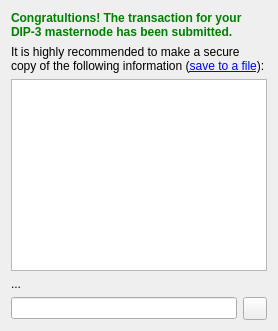
     <widget class="QWidget" name="page4">
      <property name="sizePolicy">
       <sizepolicy hsizetype="Preferred" vsizetype="Minimum">
        <horstretch>0</horstretch>
        <verstretch>0</verstretch>
       </sizepolicy>
      </property>
      <layout class="QVBoxLayout" name="verticalLayout_6">
       <item>
        <widget class="QLabel" name="lblProtxSummary1">
         <property name="text">
          <string>&lt;b&gt;&lt;span style=&quot;color:green&quot;&gt;Congratultions! The transaction for your DIP-3 masternode has been submitted.&lt;/b&gt;&lt;/span&gt;</string>
         </property>
         <property name="wordWrap">
          <bool>true</bool>
         </property>
        </widget>
       </item>
       <item>
        <widget class="QLabel" name="lblProtxSummary2">
         <property name="text">
          <string>It is highly recommended to make a secure copy of the following information (&lt;a href=&quot;save&quot;&gt;save to a file&lt;/a&gt;):</string>
         </property>
         <property name="wordWrap">
          <bool>true</bool>
         </property>
        </widget>
       </item>
       <item>
        <widget class="QTextBrowser" name="edtProtxSummary"/>
       </item>
       <item>
        <widget class="QLabel" name="lblProtxSummary3">
         <property name="text">
          <string>...</string>
         </property>
         <property name="wordWrap">
          <bool>true</bool>
         </property>
         <property name="textInteractionFlags">
          <set>Qt::LinksAccessibleByMouse|Qt::TextSelectableByMouse</set>
         </property>
        </widget>
       </item>
       <item>
        <layout class="QHBoxLayout" name="horizontalLayout_5">
         <item>
          <widget class="QLineEdit" name="edtSummaryDMNOperatorKey">
           <property name="readOnly">
            <bool>true</bool>
           </property>
          </widget>
         </item>
         <item>
          <widget class="QToolButton" name="btnSummaryDMNOperatorKeyCopy">
           <property name="toolTip">
            <string>Copy text to clipboard</string>
           </property>
           <property name="text">
            <string/>
           </property>
          </widget>
         </item>
        </layout>
       </item>
      </layout>
     </widget>
